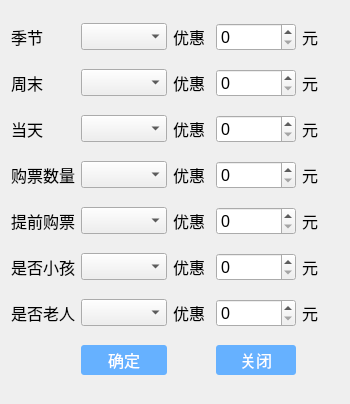
<?xml version="1.0" encoding="UTF-8"?>
<ui version="4.0">
 <class>preferential</class>
 <widget class="QWidget" name="preferential">
  <property name="geometry">
   <rect>
    <x>0</x>
    <y>0</y>
    <width>350</width>
    <height>404</height>
   </rect>
  </property>
  <property name="windowTitle">
   <string>Form</string>
  </property>
  <layout class="QGridLayout" name="gridLayout">
   <item row="5" column="4">
    <widget class="QLabel" name="label_12">
     <property name="font">
      <font>
       <pointsize>12</pointsize>
      </font>
     </property>
     <property name="text">
      <string>元</string>
     </property>
    </widget>
   </item>
   <item row="5" column="1">
    <widget class="QComboBox" name="comboBoxChild">
     <property name="font">
      <font>
       <pointsize>12</pointsize>
      </font>
     </property>
    </widget>
   </item>
   <item row="3" column="4">
    <widget class="QLabel" name="label_10">
     <property name="font">
      <font>
       <pointsize>12</pointsize>
      </font>
     </property>
     <property name="text">
      <string>元</string>
     </property>
    </widget>
   </item>
   <item row="4" column="0">
    <widget class="QLabel" name="label_14">
     <property name="font">
      <font>
       <pointsize>12</pointsize>
      </font>
     </property>
     <property name="text">
      <string>提前购票</string>
     </property>
    </widget>
   </item>
   <item row="2" column="1">
    <widget class="QComboBox" name="comboBoxDepartureTime">
     <property name="font">
      <font>
       <pointsize>12</pointsize>
      </font>
     </property>
    </widget>
   </item>
   <item row="6" column="3">
    <widget class="QSpinBox" name="spinBox_7">
     <property name="font">
      <font>
       <pointsize>12</pointsize>
      </font>
     </property>
    </widget>
   </item>
   <item row="1" column="4">
    <widget class="QLabel" name="label_8">
     <property name="font">
      <font>
       <pointsize>12</pointsize>
      </font>
     </property>
     <property name="text">
      <string>元</string>
     </property>
    </widget>
   </item>
   <item row="5" column="3">
    <widget class="QSpinBox" name="spinBox_6">
     <property name="font">
      <font>
       <pointsize>12</pointsize>
      </font>
     </property>
    </widget>
   </item>
   <item row="2" column="4">
    <widget class="QLabel" name="label_9">
     <property name="font">
      <font>
       <pointsize>12</pointsize>
      </font>
     </property>
     <property name="text">
      <string>元</string>
     </property>
    </widget>
   </item>
   <item row="6" column="2">
    <widget class="QLabel" name="label_7">
     <property name="font">
      <font>
       <pointsize>12</pointsize>
      </font>
     </property>
     <property name="text">
      <string>优惠</string>
     </property>
    </widget>
   </item>
   <item row="1" column="0">
    <widget class="QLabel" name="label_17">
     <property name="font">
      <font>
       <pointsize>12</pointsize>
      </font>
     </property>
     <property name="text">
      <string>周末</string>
     </property>
    </widget>
   </item>
   <item row="6" column="0">
    <widget class="QLabel" name="label_16">
     <property name="font">
      <font>
       <pointsize>12</pointsize>
      </font>
     </property>
     <property name="text">
      <string>是否老人</string>
     </property>
    </widget>
   </item>
   <item row="1" column="1">
    <widget class="QComboBox" name="comboBoxWeekend">
     <property name="font">
      <font>
       <pointsize>12</pointsize>
      </font>
     </property>
    </widget>
   </item>
   <item row="0" column="2">
    <widget class="QLabel" name="label_20">
     <property name="font">
      <font>
       <pointsize>12</pointsize>
      </font>
     </property>
     <property name="text">
      <string>优惠</string>
     </property>
    </widget>
   </item>
   <item row="0" column="0">
    <widget class="QLabel" name="label_19">
     <property name="font">
      <font>
       <pointsize>12</pointsize>
      </font>
     </property>
     <property name="text">
      <string>季节</string>
     </property>
    </widget>
   </item>
   <item row="4" column="4">
    <widget class="QLabel" name="label_11">
     <property name="font">
      <font>
       <pointsize>12</pointsize>
      </font>
     </property>
     <property name="text">
      <string>元</string>
     </property>
    </widget>
   </item>
   <item row="4" column="1">
    <widget class="QComboBox" name="comboBoxAdvancePurchase">
     <property name="font">
      <font>
       <pointsize>12</pointsize>
      </font>
     </property>
    </widget>
   </item>
   <item row="0" column="1">
    <widget class="QComboBox" name="comboBoxSeason">
     <property name="font">
      <font>
       <pointsize>12</pointsize>
      </font>
     </property>
    </widget>
   </item>
   <item row="5" column="2">
    <widget class="QLabel" name="label_6">
     <property name="font">
      <font>
       <pointsize>12</pointsize>
      </font>
     </property>
     <property name="text">
      <string>优惠</string>
     </property>
    </widget>
   </item>
   <item row="6" column="4">
    <widget class="QLabel" name="label_13">
     <property name="font">
      <font>
       <pointsize>12</pointsize>
      </font>
     </property>
     <property name="text">
      <string>元</string>
     </property>
    </widget>
   </item>
   <item row="4" column="2">
    <widget class="QLabel" name="label_5">
     <property name="font">
      <font>
       <pointsize>12</pointsize>
      </font>
     </property>
     <property name="text">
      <string>优惠</string>
     </property>
    </widget>
   </item>
   <item row="0" column="3">
    <widget class="QSpinBox" name="spinBoxSeason">
     <property name="font">
      <font>
       <pointsize>12</pointsize>
      </font>
     </property>
    </widget>
   </item>
   <item row="2" column="2">
    <widget class="QLabel" name="label_3">
     <property name="font">
      <font>
       <pointsize>12</pointsize>
      </font>
     </property>
     <property name="text">
      <string>优惠</string>
     </property>
    </widget>
   </item>
   <item row="1" column="3">
    <widget class="QSpinBox" name="spinBoxWeekend">
     <property name="font">
      <font>
       <pointsize>12</pointsize>
      </font>
     </property>
    </widget>
   </item>
   <item row="1" column="2">
    <widget class="QLabel" name="label_2">
     <property name="font">
      <font>
       <pointsize>12</pointsize>
      </font>
     </property>
     <property name="text">
      <string>优惠</string>
     </property>
    </widget>
   </item>
   <item row="2" column="3">
    <widget class="QSpinBox" name="spinBoxDepartureTime">
     <property name="font">
      <font>
       <pointsize>12</pointsize>
      </font>
     </property>
    </widget>
   </item>
   <item row="0" column="4">
    <widget class="QLabel" name="label_21">
     <property name="font">
      <font>
       <pointsize>12</pointsize>
      </font>
     </property>
     <property name="text">
      <string>元</string>
     </property>
    </widget>
   </item>
   <item row="3" column="2">
    <widget class="QLabel" name="label_4">
     <property name="font">
      <font>
       <pointsize>12</pointsize>
      </font>
     </property>
     <property name="text">
      <string>优惠</string>
     </property>
    </widget>
   </item>
   <item row="3" column="1">
    <widget class="QComboBox" name="comboBoxTicketQuantity">
     <property name="font">
      <font>
       <pointsize>12</pointsize>
      </font>
     </property>
    </widget>
   </item>
   <item row="4" column="3">
    <widget class="QSpinBox" name="spinBox_5">
     <property name="font">
      <font>
       <pointsize>12</pointsize>
      </font>
     </property>
    </widget>
   </item>
   <item row="6" column="1">
    <widget class="QComboBox" name="comboBoxElderly">
     <property name="font">
      <font>
       <pointsize>12</pointsize>
      </font>
     </property>
    </widget>
   </item>
   <item row="2" column="0">
    <widget class="QLabel" name="label_18">
     <property name="font">
      <font>
       <pointsize>12</pointsize>
      </font>
     </property>
     <property name="text">
      <string>当天</string>
     </property>
    </widget>
   </item>
   <item row="5" column="0">
    <widget class="QLabel" name="label_15">
     <property name="font">
      <font>
       <pointsize>12</pointsize>
      </font>
     </property>
     <property name="text">
      <string>是否小孩</string>
     </property>
    </widget>
   </item>
   <item row="3" column="0">
    <widget class="QLabel" name="label">
     <property name="font">
      <font>
       <pointsize>12</pointsize>
      </font>
     </property>
     <property name="text">
      <string>购票数量</string>
     </property>
    </widget>
   </item>
   <item row="3" column="3">
    <widget class="QSpinBox" name="spinBox_4">
     <property name="font">
      <font>
       <pointsize>12</pointsize>
      </font>
     </property>
    </widget>
   </item>
   <item row="8" column="3">
    <widget class="QPushButton" name="btn_quit">
     <property name="minimumSize">
      <size>
       <width>80</width>
       <height>30</height>
      </size>
     </property>
     <property name="maximumSize">
      <size>
       <width>80</width>
       <height>30</height>
      </size>
     </property>
     <property name="font">
      <font>
       <pointsize>12</pointsize>
      </font>
     </property>
     <property name="styleSheet">
      <string notr="true">QPushButton#btn_quit{background:#66b1ff;color:#FFFFFF;border-radius:3px;}
QPushButton#btn_quit:pressed{background:#3a8ee6;color:#FFFFFF}
</string>
     </property>
     <property name="text">
      <string>关闭</string>
     </property>
    </widget>
   </item>
   <item row="8" column="1">
    <widget class="QPushButton" name="btn_yes">
     <property name="minimumSize">
      <size>
       <width>80</width>
       <height>30</height>
      </size>
     </property>
     <property name="font">
      <font>
       <pointsize>12</pointsize>
      </font>
     </property>
     <property name="styleSheet">
      <string notr="true">QPushButton#btn_yes{background:#66b1ff;color:#FFFFFF;border-radius:3px;}
QPushButton#btn_yes:pressed{background:#3a8ee6;color:#FFFFFF}
</string>
     </property>
     <property name="text">
      <string>确定</string>
     </property>
    </widget>
   </item>
  </layout>
 </widget>
 <resources/>
 <connections/>
</ui>
